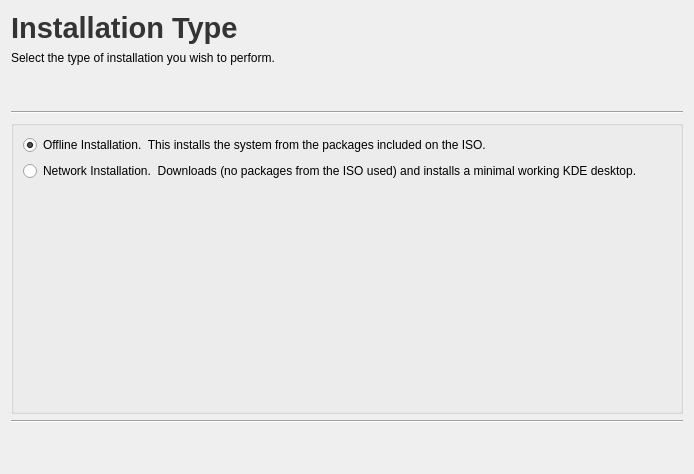
<?xml version="1.0" encoding="UTF-8"?>
<ui version="4.0">
 <class>NetInst</class>
 <widget class="QWidget" name="NetInst">
  <property name="geometry">
   <rect>
    <x>0</x>
    <y>0</y>
    <width>694</width>
    <height>474</height>
   </rect>
  </property>
  <property name="windowTitle">
   <string/>
  </property>
  <layout class="QVBoxLayout" name="verticalLayout_2">
   <item>
    <widget class="QLabel" name="label">
     <property name="maximumSize">
      <size>
       <width>16777215</width>
       <height>50</height>
      </size>
     </property>
     <property name="font">
      <font>
       <pointsize>14</pointsize>
      </font>
     </property>
     <property name="text">
      <string>&lt;!DOCTYPE HTML PUBLIC &quot;-//W3C//DTD HTML 4.0//EN&quot; &quot;http://www.w3.org/TR/REC-html40/strict.dtd&quot;&gt;
&lt;html&gt;&lt;head&gt;&lt;meta name=&quot;qrichtext&quot; content=&quot;1&quot; /&gt;&lt;style type=&quot;text/css&quot;&gt;
p, li { white-space: pre-wrap; }
&lt;/style&gt;&lt;/head&gt;&lt;body style=&quot; font-family:'Sans Serif'; font-size:14pt; font-weight:400; font-style:normal;&quot;&gt;
&lt;p style=&quot; margin-top:0px; margin-bottom:0px; margin-left:0px; margin-right:0px; -qt-block-indent:0; text-indent:0px;&quot;&gt;&lt;span style=&quot; font-size:22pt; font-weight:600; color:#343434;&quot;&gt;Installation Type&lt;/span&gt;&lt;/p&gt;&lt;/body&gt;&lt;/html&gt;</string>
     </property>
    </widget>
   </item>
   <item>
    <widget class="QLabel" name="label_2">
     <property name="sizePolicy">
      <sizepolicy hsizetype="Minimum" vsizetype="Minimum">
       <horstretch>0</horstretch>
       <verstretch>0</verstretch>
      </sizepolicy>
     </property>
     <property name="text">
      <string>Select the type of installation you wish to perform.</string>
     </property>
     <property name="scaledContents">
      <bool>true</bool>
     </property>
     <property name="wordWrap">
      <bool>true</bool>
     </property>
    </widget>
   </item>
   <item>
    <spacer name="verticalSpacer">
     <property name="orientation">
      <enum>Qt::Vertical</enum>
     </property>
     <property name="sizeType">
      <enum>QSizePolicy::Fixed</enum>
     </property>
     <property name="sizeHint" stdset="0">
      <size>
       <width>20</width>
       <height>40</height>
      </size>
     </property>
    </spacer>
   </item>
   <item>
    <widget class="Line" name="line">
     <property name="orientation">
      <enum>Qt::Horizontal</enum>
     </property>
    </widget>
   </item>
   <item>
    <widget class="QGroupBox" name="groupBox">
     <property name="sizePolicy">
      <sizepolicy hsizetype="Preferred" vsizetype="Expanding">
       <horstretch>0</horstretch>
       <verstretch>0</verstretch>
      </sizepolicy>
     </property>
     <property name="title">
      <string/>
     </property>
     <layout class="QVBoxLayout" name="verticalLayout_3">
      <item>
       <widget class="QRadioButton" name="isoinst">
        <property name="text">
         <string>Offline Installation.  This installs the system from the packages included on the ISO.</string>
        </property>
        <property name="checked">
         <bool>true</bool>
        </property>
        <attribute name="buttonGroup">
         <string notr="true">buttonGroup</string>
        </attribute>
       </widget>
      </item>
      <item>
       <widget class="QRadioButton" name="netinst">
        <property name="text">
         <string>Network Installation.  Downloads (no packages from the ISO used) and installs a minimal working KDE desktop.</string>
        </property>
        <property name="checked">
         <bool>false</bool>
        </property>
        <attribute name="buttonGroup">
         <string notr="true">buttonGroup</string>
        </attribute>
       </widget>
      </item>
      <item>
       <widget class="QWidget" name="groupswidget" native="true">
        <property name="enabled">
         <bool>false</bool>
        </property>
        <layout class="QVBoxLayout" name="verticalLayout"/>
       </widget>
      </item>
      <item>
       <spacer name="verticalSpacer_2">
        <property name="orientation">
         <enum>Qt::Vertical</enum>
        </property>
        <property name="sizeHint" stdset="0">
         <size>
          <width>20</width>
          <height>40</height>
         </size>
        </property>
       </spacer>
      </item>
     </layout>
    </widget>
   </item>
   <item>
    <widget class="Line" name="line_2">
     <property name="orientation">
      <enum>Qt::Horizontal</enum>
     </property>
    </widget>
   </item>
   <item>
    <spacer name="verticalSpacer_3">
     <property name="orientation">
      <enum>Qt::Vertical</enum>
     </property>
     <property name="sizeType">
      <enum>QSizePolicy::Fixed</enum>
     </property>
     <property name="sizeHint" stdset="0">
      <size>
       <width>20</width>
       <height>40</height>
      </size>
     </property>
    </spacer>
   </item>
  </layout>
 </widget>
 <resources/>
 <connections>
  <connection>
   <sender>netinst</sender>
   <signal>toggled(bool)</signal>
   <receiver>groupswidget</receiver>
   <slot>setEnabled(bool)</slot>
   <hints>
    <hint type="sourcelabel">
     <x>77</x>
     <y>158</y>
    </hint>
    <hint type="destinationlabel">
     <x>116</x>
     <y>229</y>
    </hint>
   </hints>
  </connection>
 </connections>
 <buttongroups>
  <buttongroup name="buttonGroup"/>
 </buttongroups>
</ui>
